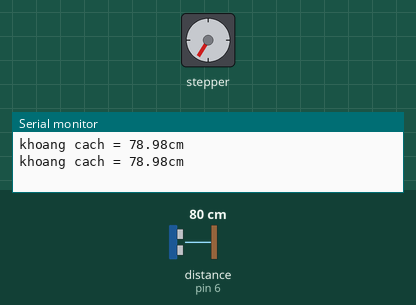
The sketch below on a simulated Arduino Uno, built with avr-gcc and run on an emulated ATmega328P. On the bench: stepper motor, the last lines printed to the serial monitor. Wiring (inferred from the names in the program): ultrasonic range finder: trigger pin 3; echo pin 6. The test bench sets the inputs (shaded band); at power-on: distance to the obstacle (sensor on pin 6) 80 cm. The echo pulse lasts 58.3 µs per cm; stepper angles assume 2048 steps per turn.

Above: at 2.5 s.
2.6 s: distance to the obstacle (sensor on pin 6) set to 2 cm
At 3.2 s:
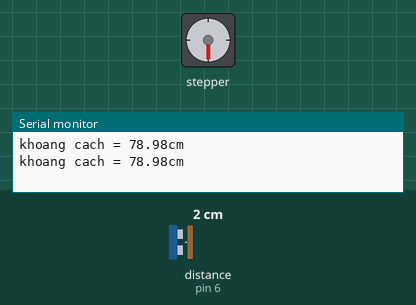
6.1 s: distance to the obstacle (sensor on pin 6) set to 18 cm
At 6.5 s:
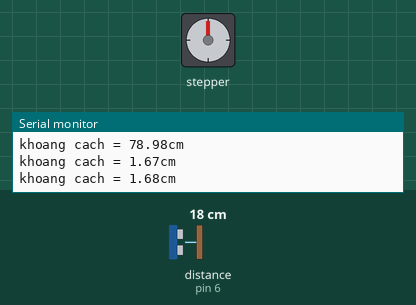
11.5 s: distance to the obstacle (sensor on pin 6) set to 4 cm
At 14.9 s:
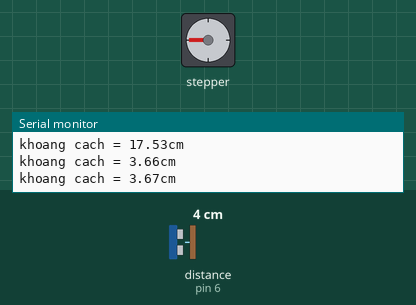
15.0 s: distance to the obstacle (sensor on pin 6) set to 35 cm
20.4 s: distance to the obstacle (sensor on pin 6) set to 9 cm
Timing chart, 0 to 24.9 s (numbered marks = the images above; inputs shaded):
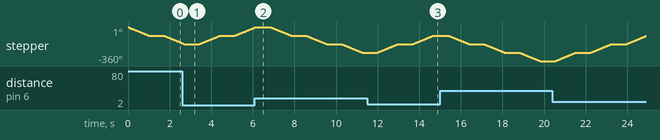

The sketch:

sieuam.ino
```cpp
#include <Stepper.h>

// Số bước cần thiết để quay một vòng (360 độ) của động cơ bước
const int stepsPerRevolution = 2048;
Stepper myStepper(stepsPerRevolution, 12, 10, 11, 9); //IN1, IN3, IN2, IN4

//DA TEST
// Khai báo các chân kết nối cảm biến siêu âm, đèn LED và loa còi
const int trigPin = 3;
const int echoPin = 6;
// Biến để lưu thời gian phản hồi và khoảng cách
long duration;
float distance;

int val;

void setup() {
  Serial.begin(9600);
  pinMode(trigPin, OUTPUT);
  pinMode(echoPin, INPUT);
  myStepper.setSpeed(15);
}

void loop() {
  // Gửi xung siêu âm
  digitalWrite(trigPin, LOW);
  delayMicroseconds(2);
  digitalWrite(trigPin, HIGH);
  delayMicroseconds(10);
  digitalWrite(trigPin, LOW);
  // Đọc thời gian phản hồi để tính toán khoảng cách
  duration = pulseIn(echoPin, HIGH);
  distance = duration * 0.034 / 2.0;

  // In ra giá trị khoảng cách trên Serial Monitor
  Serial.print("khoang cach = ");
  Serial.print(distance);
  Serial.print("cm\n");

  if (distance < 10){
            myStepper.step(0.25 * stepsPerRevolution); //45/360 = 0.25
      delay(200);
  }else{
            myStepper.step(-0.25 * stepsPerRevolution); //45/360 = 0.25
      delay(200);
  }
      delay(500);
}
```
